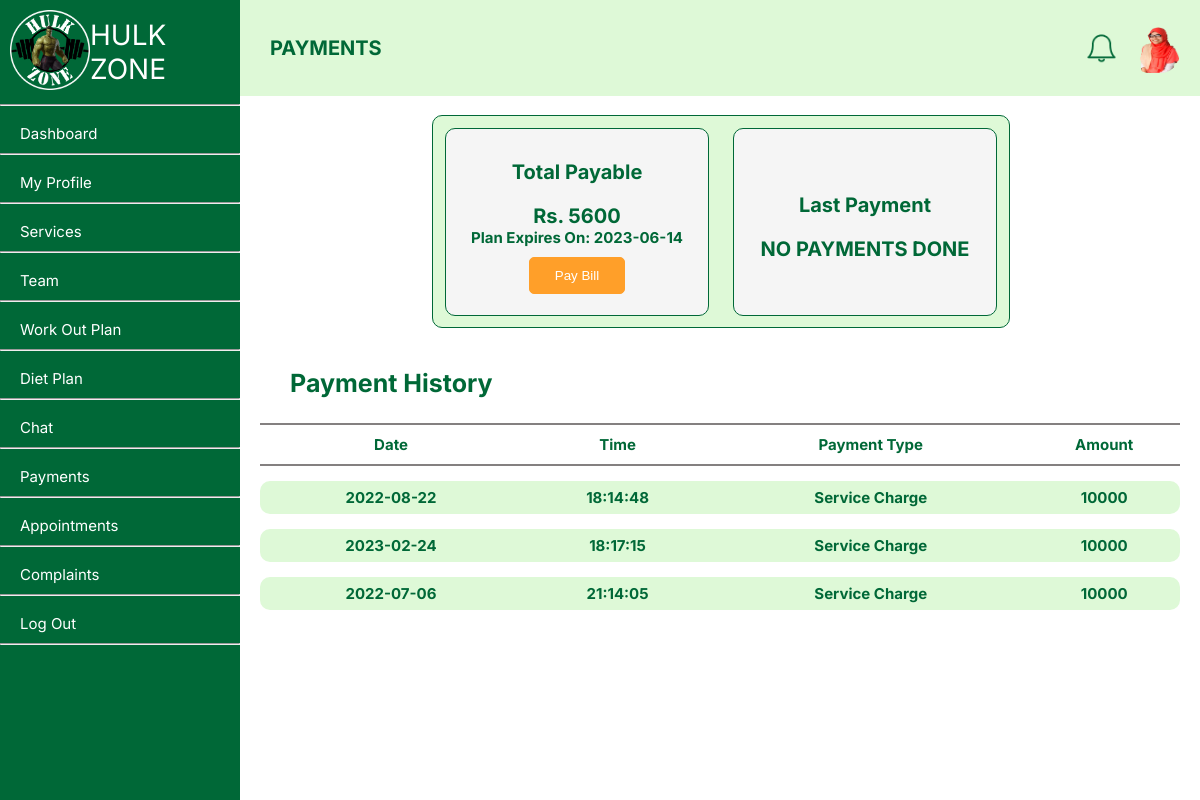
Before: /member/payment.php (signed in) with the older database file.
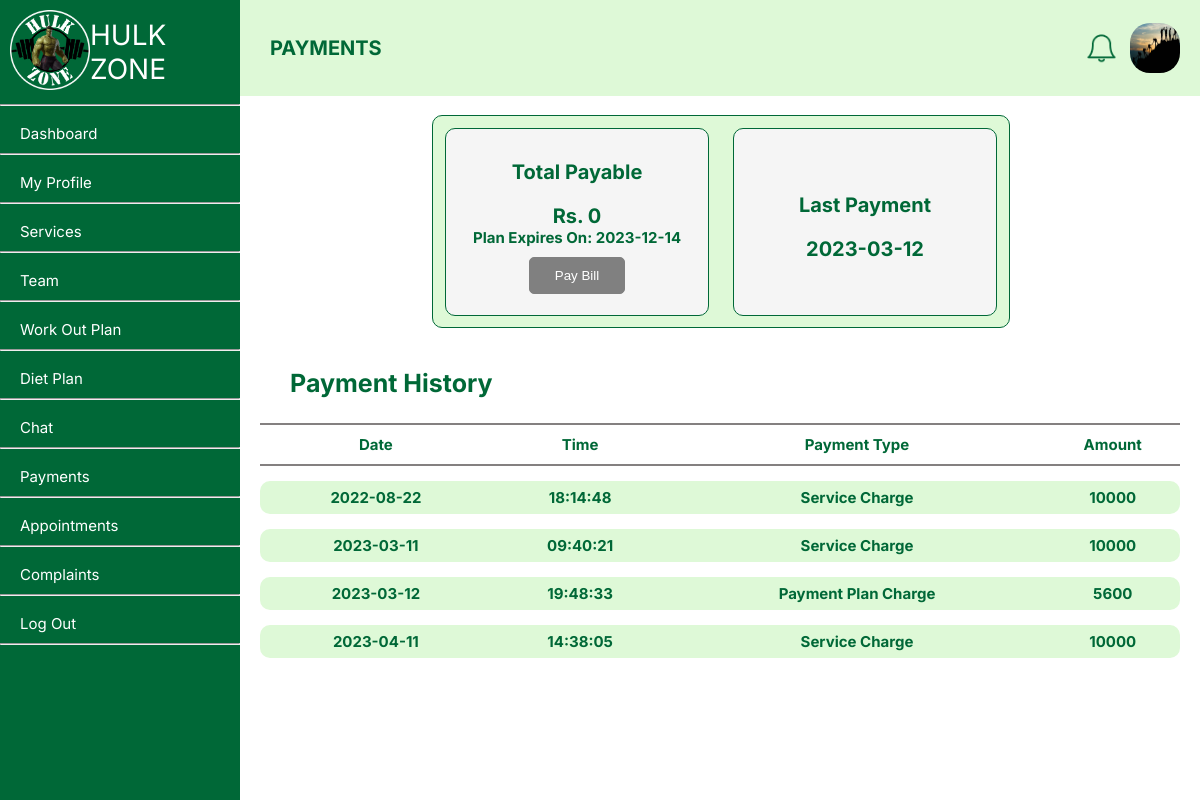
After: the same page with the newer database file.
### tables this page shows
CREATE TABLE `user` (
  `userID` int NOT NULL,
  `fName` text NOT NULL,
  `lName` text NOT NULL,
  `NIC` text NOT NULL,
  `gender` varchar(50) NOT NULL,
  `profilePhoto` text,
  `dateOfBirth` date NOT NULL,
  `roles` int NOT NULL,
  `statuses` int NOT NULL,
  `contactNumber` int NOT NULL,
  `streetNumber` varchar(255) DEFAULT NULL,
  `addressLine01` text,
  `addressLine02` text,
  `city` text,
  `pw` varchar(255) NOT NULL,
  `created_at` date NOT NULL,
  `email` varchar(50) NOT NULL
);

CREATE TABLE `member` (
  `memberID` int NOT NULL,
  `userID` int NOT NULL,
  `height` float DEFAULT NULL,
  `weight` float DEFAULT NULL,
  `planType` varchar(255) NOT NULL
);

CREATE TABLE `payment` (
  `paymentID` int NOT NULL,
  `paymentDate` datetime NOT NULL,
  `amount` double NOT NULL,
  `type` int NOT NULL,
  `memberID` int NOT NULL
);

### member/setProfilePic.php (called while the page is built)
<?php
$query = "SELECT * from user where userID = " . $_SESSION['userID'];
    $result = mysqli_query($conn, $query);
    $query1 = "SELECT * from member where userID = " . $_SESSION['userID'];
    $result1 = mysqli_query($conn, $query1);
    if (mysqli_num_rows($result) == 1 && mysqli_num_rows($result1) == 1) {
        $row = mysqli_fetch_assoc($result);
        $row1 = mysqli_fetch_assoc($result1);
    } else {
        echo '<script> window.alert("Error receiving data!");</script>';
    }
    if(isset($row['profilePhoto']) && $row['profilePhoto'] != NULL){
        $profilePictureLink = $row['profilePhoto'];
    }else{
        $profilePictureLink = '../profileImages/default.png';
    }
?>

### member/payment.php (the view, shortened to what this page needs)
<?php
include '../connect.php';
?>
<?php
    include("setProfilePic.php");
?>
<?php
    $memberID = $row1['memberID'];
    $planType = $row1['planType'];
    $sql4 = "SELECT DATE(paymentDate) FROM payment WHERE memberID = $memberID and type = 0 ORDER BY paymentDate DESC LIMIT 1";
    $result4 = mysqli_query($conn, $sql4);
    if (mysqli_num_rows($result4) > 0) {
        $row4 = mysqli_fetch_assoc($result4);
        $latestPaymentDate =  $row4['DATE(paymentDate)'];
    } else {
        $latestPaymentDate =  "NO PAYMENTS DONE";
    }
?>
<!DOCTYPE html>
<html lang="en">
<head>
    <link rel="stylesheet" type="text/css" href="../member/style/gen.css">
    <link rel="stylesheet" type="text/css" href="../member/style/payment.css">
</head>
<body>
    <div class="container">
        <div class = "nav-bar">
            <?php
                include("navBar.php");
            ?>
        <div class="body">
            <div class = "header">
                <div class="left">
                    PAYMENTS
                </div>
                <div class="right">
                    <div class="notification-bell">
                        <?php include("notifications.php"); ?>
                    </div>
                    <img src="<?php echo $profilePictureLink; ?>" alt="dp" width="50px" height="50px" style="border-radius: 20px;">
                </div>
            </div>
            <div class="content">
                <div class = "row">
                    <div class="sub-content">
                        <p>Total Payable</p>
                        <div>
                            <?php
                                $paymentAmount = 0;
                                $currentDate = strtotime(date("Y-m-d"));
                                $paymentType = 0;
                                $sql5 = "SELECT expiryDate FROM paymentplan WHERE memberID = $memberID ORDER BY expiryDate DESC LIMIT 2";
                                $result5 = mysqli_query($conn, $sql5);
                                $expiryDates = array();
                                while ($row5 = mysqli_fetch_assoc($result5)) {
                                    $expiryDates[] = strtotime($row5['expiryDate']);
                                }
                                if (mysqli_num_rows($result5) > 0) {
                                    if (count($expiryDates) == 2 && $currentDate < $expiryDates[1] && $currentDate >= $expiryDates[0]) {
                                        if ($planType == "oneMonth") {
                                            $paymentAmount = 1000;
                                        } elseif ($planType == "threeMonth") {
                                            $paymentAmount = 2900;
                                        } elseif ($planType == "sixMonth") {
                                            $paymentAmount = 5600;
                                        } elseif ($planType == "twelveMonth") {
                                            $paymentAmount = 11000;
                                        }
                                    } elseif (count($expiryDates) == 1 && $currentDate < $expiryDates[0]) {
                                        if ($planType == "oneMonth") {
                                            $paymentAmount = 1000;
                                        } elseif ($planType == "threeMonth") {
                                            $paymentAmount = 2900;
                                        } elseif ($planType == "sixMonth") {
                                            $paymentAmount = 5600;
                                        } elseif ($planType == "twelveMonth") {
                                            $paymentAmount = 11000;
                                        }
                                    } elseif (count($expiryDates) == 2 && $currentDate < $expiryDates[0]) {
                                        $paymentAmount = 0;
                                    }
                                }
                                echo "Rs. " . $paymentAmount;
                            ?>
                        </div>
                        <div style = "font-size:15px; margin:0;">Plan Expires On:
                            <?php
                                $sql5 = "SELECT DATE(expiryDate) FROM paymentplan WHERE memberID = $memberID ORDER BY expiryDate DESC LIMIT 1";
                                $result5 = mysqli_query($conn, $sql5);
                                if (mysqli_num_rows($result5) > 0) {
                                    $row5 = mysqli_fetch_assoc($result5);
                                    echo $row5['DATE(expiryDate)'];
                                } else {
                                    echo " ";
                                }
                            ?>
                        </div>
                    <?php
                        $disabled = '';
                        if ($paymentAmount == 0) {
                            $disabled = 'disabled';
                        }
                    ?>
                       <button <?php echo $disabled; ?> onclick="window.location.href='../member/stripe/checkout.php?amount=<?php echo $paymentAmount; ?>&type=<?php echo $paymentType; ?>'">Pay Bill</button>
                    </div>
                    <div class="sub-content">
                        <p>Last Payment</p>
                        <div>
                            <?php
                               echo $latestPaymentDate;
                            ?>
                        </div>
                    </div>
                </div>
                <div class="middle-r">
                    Payment History
                </div>
                <div class="bottom-r">
                <?php
                    $sql3 = "SELECT DATE(paymentDate) as paymentDate, TIME(paymentDate) as paymentTime, type, amount, paymentID, memberID FROM payment WHERE memberID = " . $row1['memberID'];
                    $result3 = mysqli_query($conn, $sql3);
                    echo '<table>
                    <tr>
                        <th> Date </th>
                        <th> Time </th>
                        <th> Payment Type </th>
                        <th> Amount </th>
                    </tr>';
                    if (mysqli_num_rows($result3) > 0) {
                        while ($row3 = mysqli_fetch_assoc($result3)) {
                            $field1name = $row3["paymentDate"];
                            $field2name = $row3["paymentTime"];
                            $field3name = $row3["type"];
                            if($row3["type"] == 1 || $row3["type"] == 4 || $row3["type"] == 2 || $row3["type"] == 3){
                                $field3name = "Service Charge";
                            }else if($row3["type"] == 0){
                                $field3name = "Payment Plan Charge";
                            }else{
                                $field3name = "Type Unknown";
                            }
                            $field4name = $row3["amount"];
                            echo '<tr>
                                <td>'.$field1name.'</td>
                                <td>'.$field2name.'</td>
                                <td>'.$field3name.'</td>
                                <td>'.$field4name.'</td>
                            </tr>';
                        }
                    }else{
                        echo '<tr><td colspan = "4" style= "border-radius:10px;"> No Payment History</td></tr>';
                    }
                    echo '</table>';
                    ?>
                </div>
            </div>
        </div>
</body>
</html>

### member/navBar.php
<!DOCTYPE html>
<body>
<div class="line-heading">
    <div class="images"><img src="..\asset\images\gymLogo.png" alt="Gym Logo" class="gymLogo"></div>
    <div class="option">HULK ZONE</div>
</div>
<hr>
<div class="line">
    <a href="../member/dashboard.php"><div class="nav-font">Dashboard</div></a>
</div>
<hr>
<div class="line">
    <a href="../member/profile.php"><div class="nav-font">My Profile</div></a>
</div>
<hr>
<div class="line">
    <a href="../member/services.php"><div class="nav-font">Services</div></a>
</div>
<hr>
<div class="line">
    <a href="../member/team.php"><div class="nav-font">Team</div></a>
</div>
<hr>
<div class="line">
    <a href="../member/workout.php"><div class="nav-font">Work Out Plan</div></a>
</div>
<hr>
<div class="line">
    <a href="../member/dietplan.php"><div class="nav-font">Diet Plan</div></a>
</div>
<hr>
<div class="line">
    <a href="../member/chat.php"><div class="nav-font">Chat</div></a>
</div>
<hr>
<div class="line">
    <a href="../member/payment.php"><div class="nav-font">Payments</div></a>
</div>
<hr>
<div class="line">
    <a href="../member/appointment.php"><div class="nav-font">Appointments</div></a>
</div>
<hr>
<div class="line">
    <a href="../member/complaint.php"><div class="nav-font">Complaints</div></a>
</div>
<hr>
<div class="line">
    <a href="../home/logout.php"><div class="nav-font">Log Out</div></a>
</div>
<hr>
</body>
</html>

### member/notifications.php (shortened to what this page needs)
<!DOCTYPE html>
<head></head>
<body>
    <button class="bell-icon" onclick="toggleNotificationPopup()">
        <img src="..\asset\images\bell.png" alt="notification" width="35px" height="35px">
    </button>
</body>
</html>

### member/style/gen.css (style rules this page uses)
.container { display: flex; flex-direction: row; }
.nav-bar { float:left; width: 20%; height: 100vh; background-color: #006837; }
.body { float:left; width: 80%; height: 100vh; display: flex; flex-direction: column; }
.header { height: 12%; background-color: #DEF9D7; display: flex; flex-direction: row; }
.content { height: 88%; background-color: white; overflow-y: auto; overflow-x: hidden; content: ''; }
body { margin: 0; font-family: 'Inter', sans-serif; }
.line { display: flex; flex-direction: row; width: 100%; float: left; padding: 10px; }
.line-heading { display: flex; flex-direction: row; width: 100%; float: left; padding: 10px; }
.images { float:left; width: 50%; }
.option { float:left; width: 100%; font-size: 28px; color: white; display: flex; align-items: center; }
.gymLogo { width:80px; height: 80px; }
.nav-font { width: 250px; }
.line a { padding-left: 10px; font-size: 15px; color: white; cursor: pointer; text-decoration: none; }
.left { float: left; width: 80%; display: flex; align-items: center; padding: 30px; color: rgba(0, 104, 55, 1); font-size: 20px; font-weight: bold; }
.right { float: left; width: 10%; display: flex; flex-direction: row; align-items: center; margin: 20px; justify-content: space-between; }
.bell-icon { padding: 0; margin: 0; background-color: transparent; border: none; box-shadow: none; }

### member/style/payment.css (style rules this page uses)
.row { display: flex; flex-direction: row; background-color: #DEF9D7; width: 60%; margin: 2%; height: 30%; border-radius: 10px; justify-content: space-between; margin-left: 20%; border: 1px solid #006837; }
.sub-content { background-color: whitesmoke; margin: 2%; border: 1px solid #006837; width: 50%; border-radius: 10px; align-items: center; display: flex; flex-direction: column; font-size: 20px; color: #006837; font-weight: bold; justify-content: center; }
.sub-content p, button { margin-top: 10px; }
button { padding: 10px 25px; border: 1px solid #FF9F29; border-radius: 5px 5px 5px 5px; background-color: #FF9F29; color: white; cursor: pointer; transition: all 0.3s; }
button:disabled { padding: 10px 25px; border: 1px solid gray; border-radius: 5px 5px 5px 5px; background-color: gray; color: white; cursor: default; transition: all 0.3s; }
.middle-r { margin-left: 50px; font-weight: bold; font-size: 25px; color: #006837; margin-top: 40px; }
table { width: 100%; border-collapse:separate; border-spacing:0 15px; padding-left: 20px; padding-right: 20px; }
th { background-color: white; border-top: 2px solid rgb(132, 128, 128); border-bottom: 2px solid rgb(132, 128, 128); padding-top: 10px; padding-bottom: 10px; font-weight: bold; }
table tr { background-color: #DEF9D7; }
td { padding:7px; text-align: center; }
td:first-child, td:first-child { border-radius: 10px 0 0 10px; }
td:last-child, td:last-child { border-radius: 0 10px 10px 0; }
.bottom-r { font-weight: bold; font-size: 15px; color: #006837; margin-top: 10px; }

Changed rows visible on the page:
no longer on this page (row unchanged): member: planType "5600"
removed payment: field1name "2023-02-24", field2name "18:17:15", type "Service Charge", amount "10000"
removed payment: field1name "2022-07-06", field2name "21:14:05", type "Service Charge", amount "10000"
changed user: profilePhoto: a different picture
added payment: field1name "2023-03-11", field2name "09:40:21", type "Service Charge", amount "10000"
added payment: field1name "2023-03-12", field2name "19:48:33", type "Payment Plan Charge", amount "5600"
added payment: field1name "2023-04-11", field2name "14:38:05", type "Service Charge", amount "10000"
Other visible differences:
$paymentAmount: (not shown) → "0"
$row5['DATE(expiryDate)']: "2023-06-14" → "2023-12-14"
$latestPaymentDate: "NO PAYMENTS DONE" → "2023-03-12"
